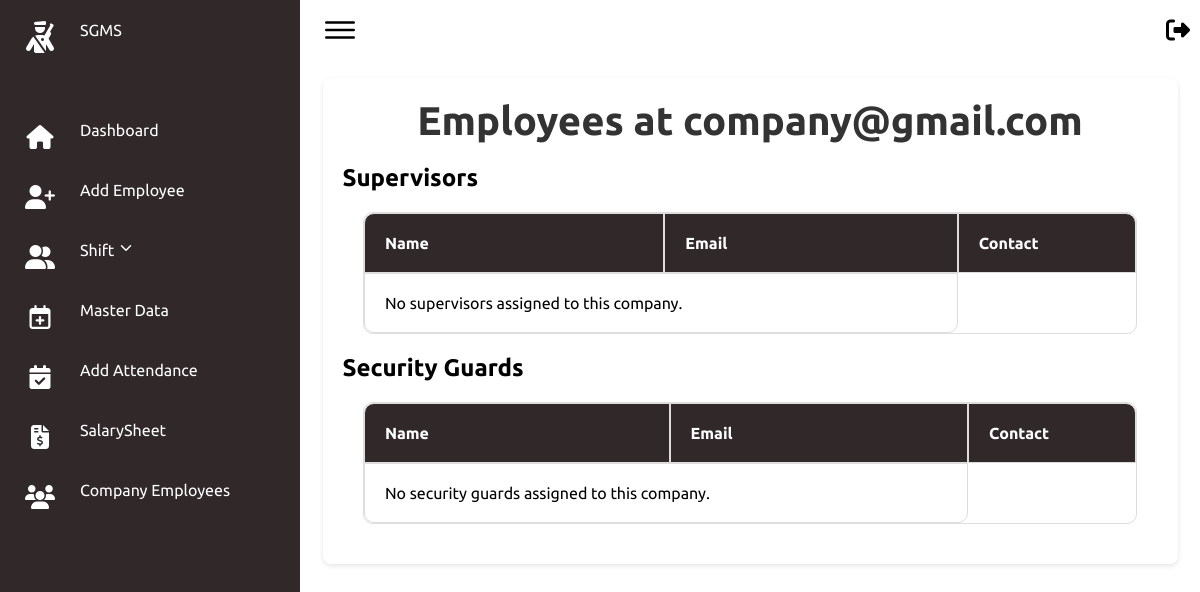
/companies/1/, run on an earlier commit of the app's database.
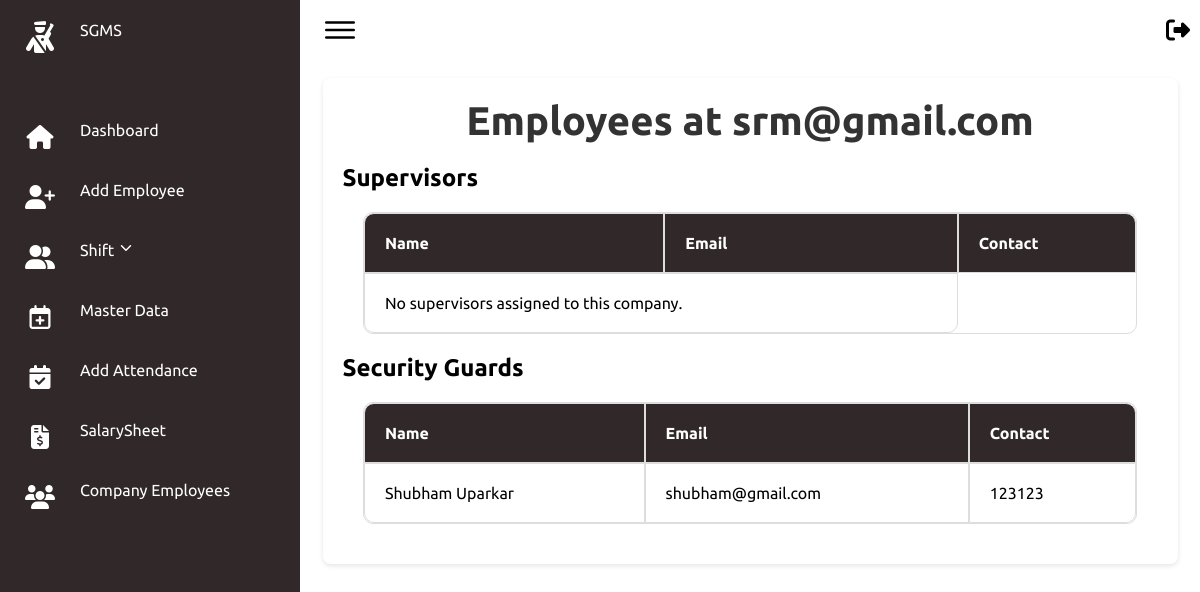
And on a later commit of the database.
### secman/models.py (models this page shows, shortened)
class UserProfile(models.Model):
    USER_TYPES = (
        ('hod', 'HOD'),
        ('fo', 'Field Officer'),
        ('company', 'Company'),
    )
    user = models.OneToOneField(User, on_delete=models.CASCADE)
    user_type = models.CharField(max_length=20, choices=USER_TYPES, default='fo')
    contact = models.CharField(max_length=12)
    gst_or_emergency = models.CharField(max_length=20)

class EmployeeJoining(models.Model):
    emp_id = models.CharField(max_length=20, unique=True)
    first_name = models.CharField(max_length=50)
    middle_name = models.CharField(max_length=50, blank=True, null=True)
    last_name = models.CharField(max_length=50)
    email = models.EmailField()
    date_of_birth = models.DateField()
    contact_number = models.CharField(max_length=15)
    whatsapp_number = models.CharField(max_length=15, blank=True, null=True)
    emergency_contact1 = models.CharField(max_length=15)
    emergency_contact2 = models.CharField(max_length=15)
    emergency_contact_relation1 = models.CharField(max_length=20)
    emergency_contact_relation2 = models.CharField(max_length=20)
    emergency_contact_relation1_name = models.CharField(max_length=100)
    emergency_contact_relation2_name = models.CharField(max_length=100)
    age = models.PositiveIntegerField()
    gender = models.CharField(max_length=10)
    current_address = models.TextField()
    permanent_address = models.TextField()
    city = models.CharField(max_length=50)
    state = models.CharField(max_length=50)
    pincode = models.CharField(max_length=10)
    security_guard_training = models.CharField(max_length=3, choices=[('yes', 'Yes'), ('no', 'No')], default='no')
    job_experience = models.CharField(max_length=3, choices=[('yes', 'Yes'), ('no', 'No')], default='no')
    pancard = models.CharField(max_length=3, choices=[('yes', 'Yes'), ('no', 'No')], default='no')
    aadhar = models.CharField(max_length=3, choices=[('yes', 'Yes'), ('no', 'No')], default='no')
    voter = models.CharField(max_length=3, choices=[('yes', 'Yes'), ('no', 'No')], default='no')
    profile_picture = models.ImageField(upload_to='profile_pictures/')
    signature = models.ImageField(upload_to='signatures/')
    preferred_work_arrangements = models.CharField(max_length=20)
    position = models.CharField(max_length=50)
    account_holder_name = models.CharField(max_length=100)
    bank_name = models.CharField(max_length=100)
    bank_account_number = models.CharField(max_length=30)
    ifsc_code = models.CharField(max_length=15)
    branch_name = models.CharField(max_length=100)
    bank_address = models.TextField()
    qualification = models.CharField(max_length=20)
    experience = models.CharField(max_length=20)
    company = models.ForeignKey(UserProfile, on_delete=models.SET_NULL, null=True, limit_choices_to={'user_type': 'company'})
    pdf_file = models.FileField(upload_to='employee_pdfs/', blank=True, null=True)

### secman/views.py (the view)
# urls.py: path('companies/<int:company_id>/', views.company_employees, name='company_employees'),
def company_employees(request, company_id):
    company = get_object_or_404(UserProfile, id=company_id, user_type='company')
    guards = EmployeeJoining.objects.filter(company=company, position='Security Guard')
    supervisors = EmployeeJoining.objects.filter(company=company, position='Supervisor')
    return render(request, 'FO/company_employees.html', {
        'company': company,
        'guards': guards,
        'supervisors': supervisors
    })

### secman/templates/FO/company_employees.html (shortened to what this page needs)
{% extends 'FO/basefo.html' %}
{% block content %}
<!DOCTYPE html>
<html>
<head>
</head>
<body>
    <div class="card">
    <h1>Employees at {{ company.user.email }}</h1>
    <h2>Supervisors</h2>
    <table border="1" cellpadding="10" cellspacing="0">
        <thead>
            <tr>
                <th>Name</th>
                <th>Email</th>
                <th>Contact</th>
            </tr>
        </thead>
        <tbody>
            {% for supervisor in supervisors %}
            <tr>
                <td>{{ supervisor.first_name }} {{ supervisor.last_name }}</td>
                <td>{{ supervisor.email }}</td>
                <td>{{ supervisor.contact_number }}</td>
            </tr>
            {% empty %}
            <tr>
                <td colspan="2">No supervisors assigned to this company.</td>
            </tr>
            {% endfor %}
        </tbody>
    </table>
    <h2>Security Guards</h2>
    <table border="1" cellpadding="10" cellspacing="0">
        <thead>
            <tr>
                <th>Name</th>
                <th>Email</th>
                <th>Contact</th>
            </tr>
        </thead>
        <tbody>
            {% for guard in guards %}
            <tr>
                <td>{{ guard.first_name }} {{ guard.last_name }}</td>
                <td>{{ guard.email }}</td>
                <td>{{ guard.contact_number }}</td>
            </tr>
            {% empty %}
            <tr>
                <td colspan="2">No security guards assigned to this company.</td>
            </tr>
            {% endfor %}
        </tbody>
    </table>
</div>
</body>
</html>
{% endblock %}

What changed in the data, as far as the page shows it:
changed UserProfile: user.email "company@gmail.com" → "srm@gmail.com"
now on this page (row edited): EmployeeJoining: first_name "Shubham", last_name "Uparkar", email "shubham@gmail.com", contact_number "123123"
Also different on the page:
text no longer shown: "No security guards assigned to this company."
